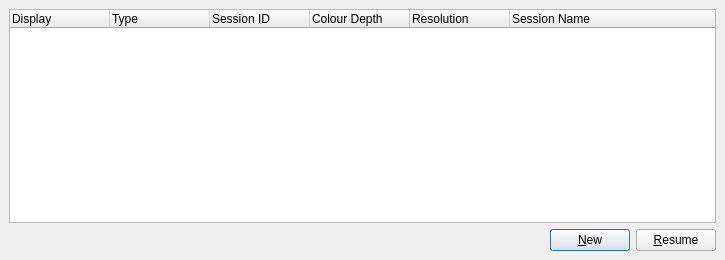
<ui version="4.0" >
 <author></author>
 <comment></comment>
 <exportmacro></exportmacro>
 <class>SessionsDialog</class>
 <widget class="QDialog" name="SessionsDialog" >
  <property name="geometry" >
   <rect>
    <x>0</x>
    <y>0</y>
    <width>725</width>
    <height>260</height>
   </rect>
  </property>
  <property name="windowTitle" >
   <string>Dialog</string>
  </property>
  <layout class="QVBoxLayout" >
   <property name="margin" >
    <number>9</number>
   </property>
   <property name="spacing" >
    <number>6</number>
   </property>
   <item>
    <widget class="QTreeWidget" name="sessionsList" >
     <column>
      <property name="text" >
       <string>Display</string>
      </property>
     </column>
     <column>
      <property name="text" >
       <string>Type</string>
      </property>
     </column>
     <column>
      <property name="text" >
       <string>Session ID</string>
      </property>
     </column>
     <column>
      <property name="text" >
       <string>Colour Depth</string>
      </property>
     </column>
     <column>
      <property name="text" >
       <string>Resolution</string>
      </property>
     </column>
     <column>
      <property name="text" >
       <string>Session Name</string>
      </property>
     </column>
    </widget>
   </item>
   <item>
    <layout class="QHBoxLayout" >
     <property name="margin" >
      <number>0</number>
     </property>
     <property name="spacing" >
      <number>6</number>
     </property>
     <item>
      <spacer>
       <property name="orientation" >
        <enum>Qt::Horizontal</enum>
       </property>
       <property name="sizeHint" >
        <size>
         <width>40</width>
         <height>20</height>
        </size>
       </property>
      </spacer>
     </item>
     <item>
      <widget class="QPushButton" name="newButton" >
       <property name="text" >
        <string>&amp;New</string>
       </property>
      </widget>
     </item>
     <item>
      <widget class="QPushButton" name="resumeButton" >
       <property name="text" >
        <string>&amp;Resume</string>
       </property>
      </widget>
     </item>
    </layout>
   </item>
  </layout>
 </widget>
 <pixmapfunction></pixmapfunction>
 <resources/>
 <connections/>
</ui>
